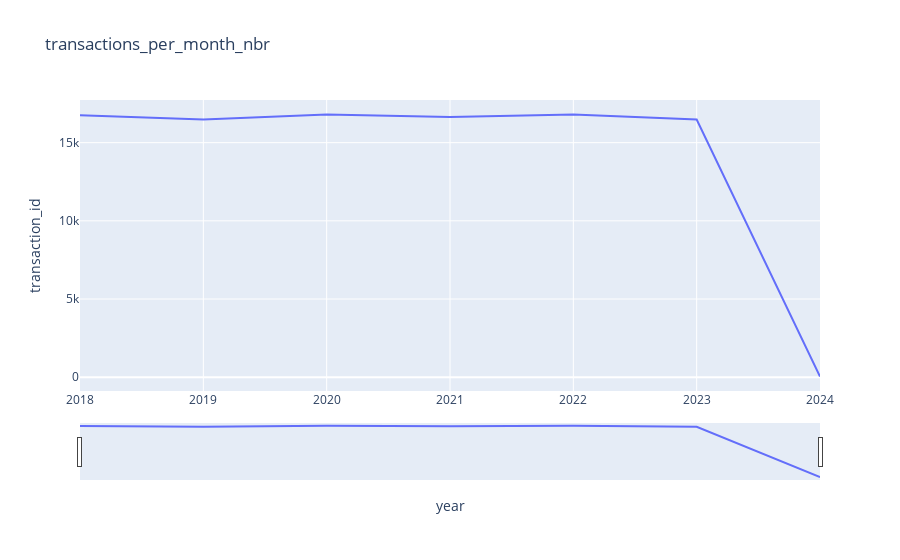

The code cell stored with this chart in its notebook:
### Markdown cell above
Nombre de transaction par an

### Code cell
transactions_per_month_nbr = pd.DataFrame(transactions_copy.groupby("year").transaction_id.count()).reset_index()
fig = px.line(transactions_per_month_nbr, x='year', y='transaction_id', title='transactions_per_month_nbr')

fig.update_xaxes(rangeslider_visible=True)

### Figure 1 — Plotly figure (JSON) as saved in the notebook; plotly's stock layout.template omitted (floating-point values rounded to 4 significant figures)
{"data": [{"hovertemplate": "year=%{x}<br>transaction_id=%{y}<extra></extra>", "legendgroup": "", "line": {"color": "#636efa", "dash": "solid"}, "marker": {"symbol": "circle"}, "mode": "lines", "name": "", "orientation": "v", "showlegend": false, "type": "scatter", "x": [2018, 2019, 2020, 2021, 2022, 2023, 2024], "xaxis": "x", "y": [16749, 16489, 16798, 16638, 16795, 16483, 48], "yaxis": "y"}], "layout": {"legend": {"tracegroupgap": 0}, "title": {"text": "transactions_per_month_nbr"}, "xaxis": {"anchor": "y", "domain": [0, 1], "rangeslider": {"visible": true}, "title": {"text": "year"}}, "yaxis": {"anchor": "x", "domain": [0, 1], "title": {"text": "transaction_id"}}}}
